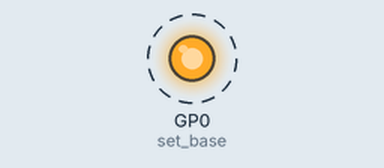
This program was run on a simulated Raspberry Pi Pico running MicroPython. Parts: output pins drawn as LEDs (lit = HIGH). Dashed ring = blinking.

Above: at 0.2 s.
Timing chart, 0 to 3.0 s (numbered marks = the images above):
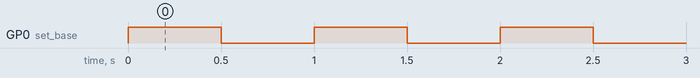

The program:

blink_sm.py
```python
from machine import Pin
import rp2

@rp2.asm_pio(set_init=rp2.PIO.OUT_LOW)
def blink_1hz():
    # Cycles: 1 + 7 + 32 * (30 + 1) = 1000
    set(pins, 1)
    set(x, 31)                  [6]
    label("delay_high")
    nop()                       [29]
    jmp(x_dec, "delay_high")

    # Cycles: 1 + 7 + 32 * (30 + 1) = 1000
    set(pins, 0)
    set(x, 31)                  [6]
    label("delay_low")
    nop()                       [29]
    jmp(x_dec, "delay_low")

# Create and start a StateMachine with blink_1hz, outputting on Pin(25)
sm = rp2.StateMachine(0, blink_1hz, freq=2000, set_base=Pin(0))
sm.active(1)
```

Measured:
- by itself, GP0 (set_base): alternates HIGH for 0.50 s and LOW for 0.50 s
